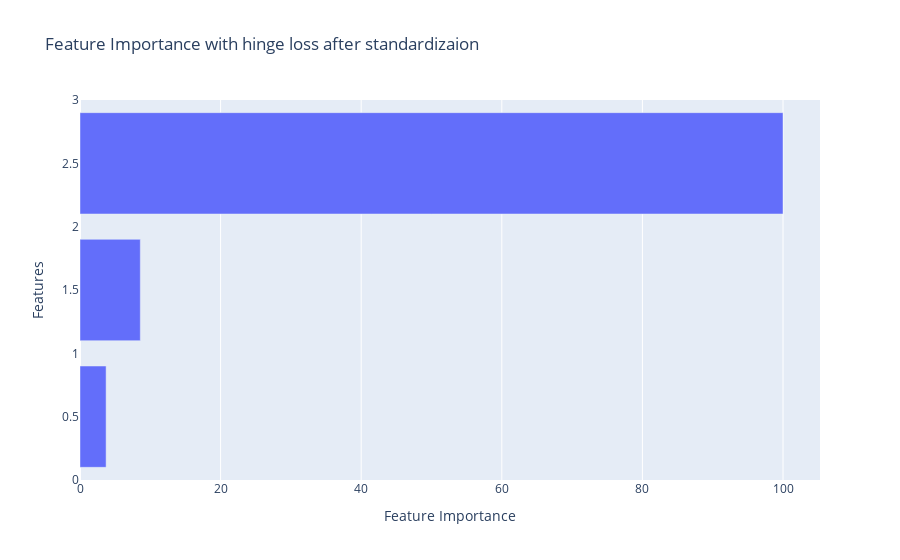

Notebook cell for this chart:
### Code cell
sorted_idx = np.argsort(feature_importance_hinge_1)
pos_1 = np.arange(sorted_idx.shape[0]) + .5
pos_dict_1 = dict(zip(X_new.columns,pos))
print(pos_dict_1)
fig = go.Figure(data=[go.Bar(x =feature_importance_hinge_1[sorted_idx] ,y= pos_1, orientation='h')],
                layout=go.Layout(title=go.layout.Title(text="Feature Importance with hinge loss after standardizaion"),
                xaxis=go.layout.XAxis(title=go.layout.xaxis.Title(text='Feature Importance')),
                yaxis=go.layout.YAxis(title=go.layout.yaxis.Title(text='Features'))
               ))
fig.show()

### Figure 1 — Plotly figure (JSON) as saved in the notebook; plotly's stock layout.template omitted (floating-point values rounded to 4 significant figures)
{"data": [{"orientation": "h", "type": "bar", "x": [3.712, 8.578, 100], "y": [0.5, 1.5, 2.5]}], "layout": {"title": {"text": "Feature Importance with hinge loss after standardizaion"}, "xaxis": {"title": {"text": "Feature Importance"}}, "yaxis": {"title": {"text": "Features"}}}}
